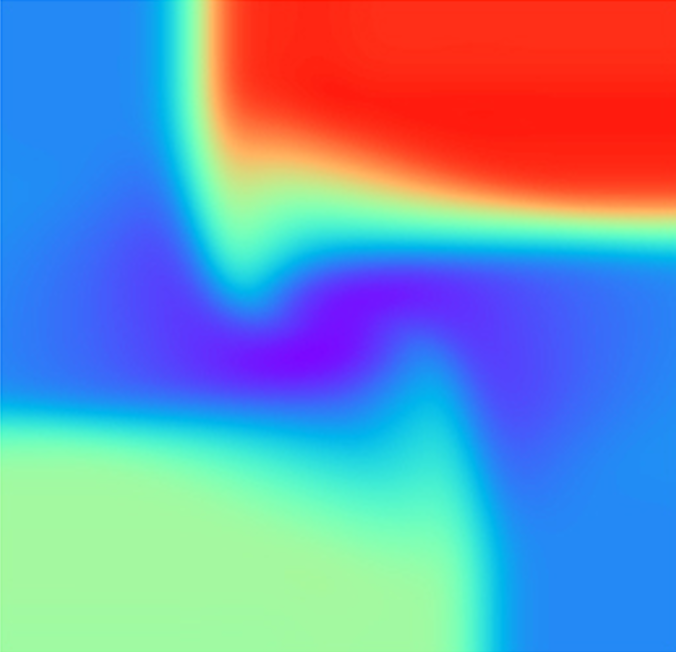
#> input picture docs/assets/lf-field-sample.png, 676 x 652 px
$ python generate_concept_overview.py
#> lines starting #> are read from the running program, lines starting #| are printed output that depends on the picture
### scripts/promo_drawing.py
"""Shared 2x Pillow drawing primitives; coordinates are display pixels at 960px."""
from pathlib import Path
import math
from PIL import Image, ImageDraw, ImageFont
ROOT = Path(__file__).resolve().parents[1]
ASSETS = ROOT / 'docs/assets'
INK, MUTED, GRID = '#172033', '#465366', '#cbd5e1'
BLUE, GREEN, RED, TEAL = '#2563EB', '#159947', '#DC2626', '#087f8c'

class Drawing:
    def __init__(self, height):
        self.im = Image.new('RGB', (1920, height*2), 'white')
        self.d = ImageDraw.Draw(self.im)
    def text(self, x, y, label, size=18, color=INK, bold=False):
        name = 'DejaVuSans-Bold.ttf' if bold else 'DejaVuSans.ttf'
        font = ImageFont.truetype(name, size*2)
        self.d.text((x*2,y*2), label, font=font, fill=color, anchor='lt', spacing=10)
    def box(self, box, color=GRID, fill='#f8fafc'):
        self.d.rounded_rectangle(tuple(v*2 for v in box), radius=18, fill=fill, outline=color, width=4)
    def line(self, points, color=GRID, width=1):
        self.d.line([(x*2,y*2) for x,y in points], fill=color, width=width*2)
    def arrow(self, start, end, color=INK):
        self.line([start,end],color,2)
        a=math.atan2(end[1]-start[1],end[0]-start[0]); x,y=end
        self.d.polygon([(x*2,y*2),((x-10*math.cos(a)+5*math.sin(a))*2,(y-10*math.sin(a)-5*math.cos(a))*2),((x-10*math.cos(a)-5*math.sin(a))*2,(y-10*math.sin(a)+5*math.cos(a))*2)],fill=color)
    def dot(self,x,y,color=INK,r=5):
        self.d.ellipse(((x-r)*2,(y-r)*2,(x+r)*2,(y+r)*2),fill=color)
    def field(self,path,box):
        from PIL import ImageOps
        with Image.open(path) as source:
            image=ImageOps.contain(source.convert('RGB'),((box[2]-box[0])*2,(box[3]-box[1])*2))
            self.im.paste(image,(box[0]*2+(box[2]-box[0])*1-image.width//2,box[1]*2+(box[3]-box[1])*1-image.height//2))
    def save(self,name):
        self.im.save(ASSETS/name, optimize=True)

### scripts/generate_concept_overview.py
"""Compose the refinement objective from existing illustrative field artwork."""
from promo_drawing import Drawing, ASSETS, TEAL

def main():
    d=Drawing(430)
#> in __init__, `self.im = Image.new('RGB', (1920, height*2), 'white')`: self.im: PIL image 1920x860 RGB; every value is 255
    d.text(28,24,'Schematic / Conceptual',18,bold=True)
    d.text(28,59,'CFD-informed fidelity lift',30,bold=True)
    for box in [(28,120,306,365),(350,120,610,365),(654,120,932,365)]: d.box(box)
    d.text(46,140,'Coarse LF CFD',22,bold=True)
    d.field(ASSETS/'lf-field-sample.png',(40,185,294,335))
#> in field, source is the input picture: PIL image 676x652 RGBA; mean R, G, B, A 116.7, 147.3, 180.5, 255
#> in field, `self.im.paste(image,(box[0]*2+(box[2]-box[0])*1-image.width//2,box[1]*..`:
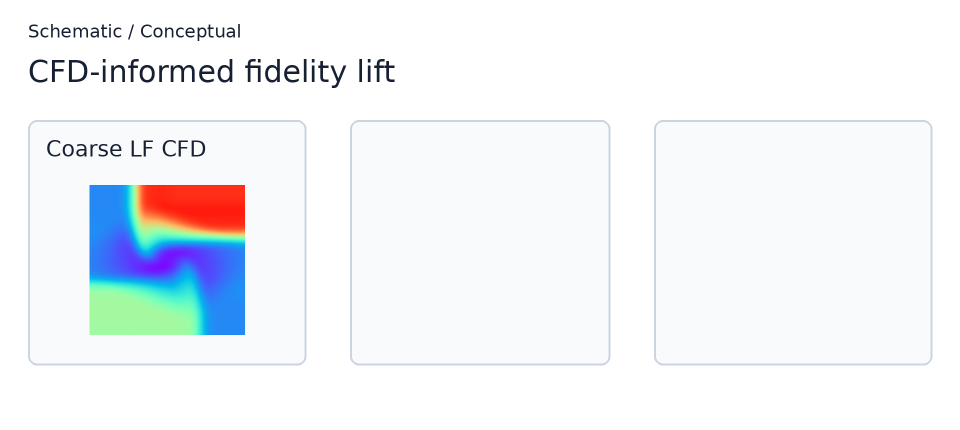
#> self.im: PIL image 1920x860 RGB (shown at 1/2 size); mean R, G, B 241.4, 244.2, 247.3
    d.text(370,140,'Learned refinement',20,bold=True)
    d.text(375,200,'LF1 + LF2',22,bold=True)
    d.arrow((480,238),(480,269),TEAL)
    d.text(375,286,'Local → field',21,TEAL,bold=True)
    d.text(674,137,'Refined prediction',20,TEAL,bold=True)
    d.text(674,164,'(HF-like)',18)
    d.field(ASSETS/'hf-field-sample.png',(666,198,920,342))
#> call 2 of field, with box = (666, 198, 920, 342)
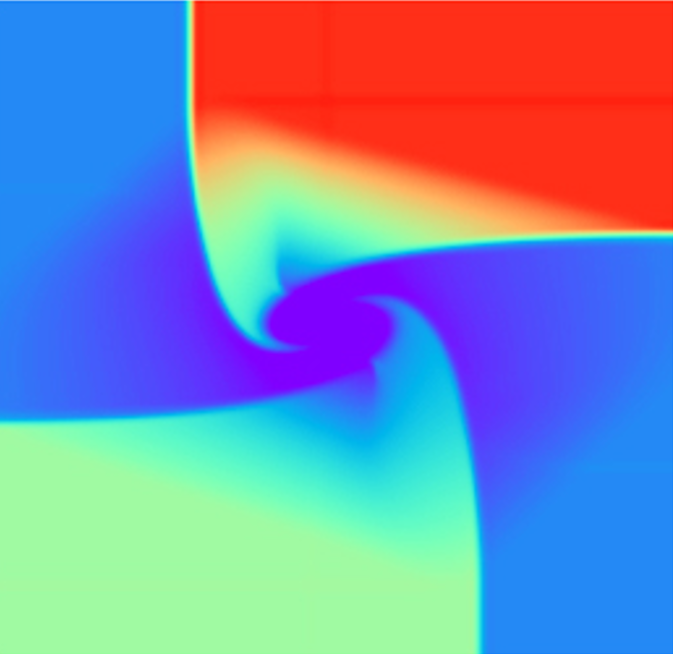
#> input picture docs/assets/hf-field-sample.png, 673 x 654 px
#> in field, source is the input picture: PIL image 673x654 RGBA; mean R, G, B, A 125.4, 139.1, 177.6, 255
#> in field (call 2), `self.im.paste(image,(box[0]*2+(box[2]-box[0])*1-image.width//2,box[1]*..`:
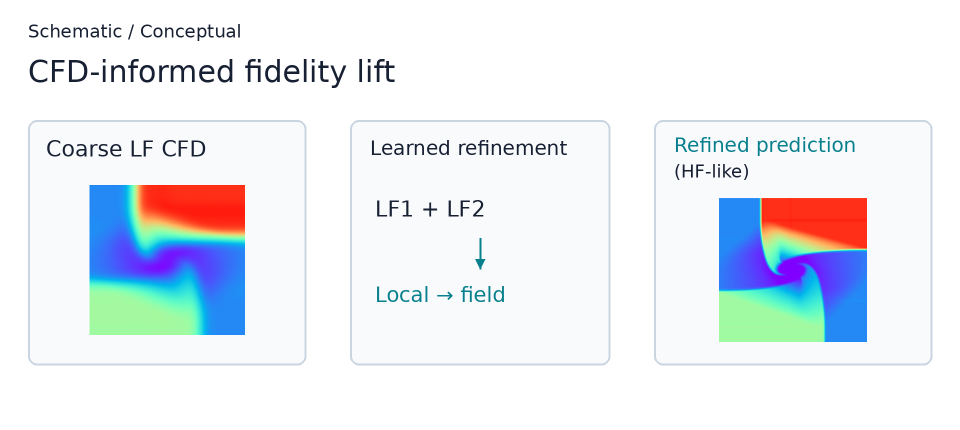
#> self.im: PIL image 1920x860 RGB (shown at 1/2 size); mean R, G, B 233.5, 237.3, 242.3
    d.arrow((309,245),(346,245)); d.arrow((614,245),(650,245),TEAL)
    d.text(28,392,'Illustrative field art · refinement objective, not checkpoint evidence',18)
    d.save('nnlci-concept-overview.png')
#> in save, `self.im.save(ASSETS/name, optimize=True)`:
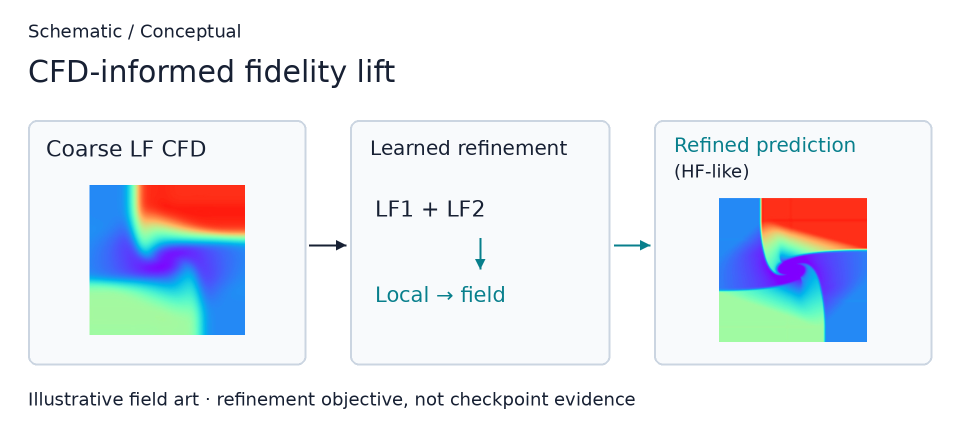
#> saved as nnlci-concept-overview.png: PIL image 1920x860 RGB (shown at 1/2 size); mean R, G, B 232.2, 236.1, 241.2

if __name__=='__main__': main()
